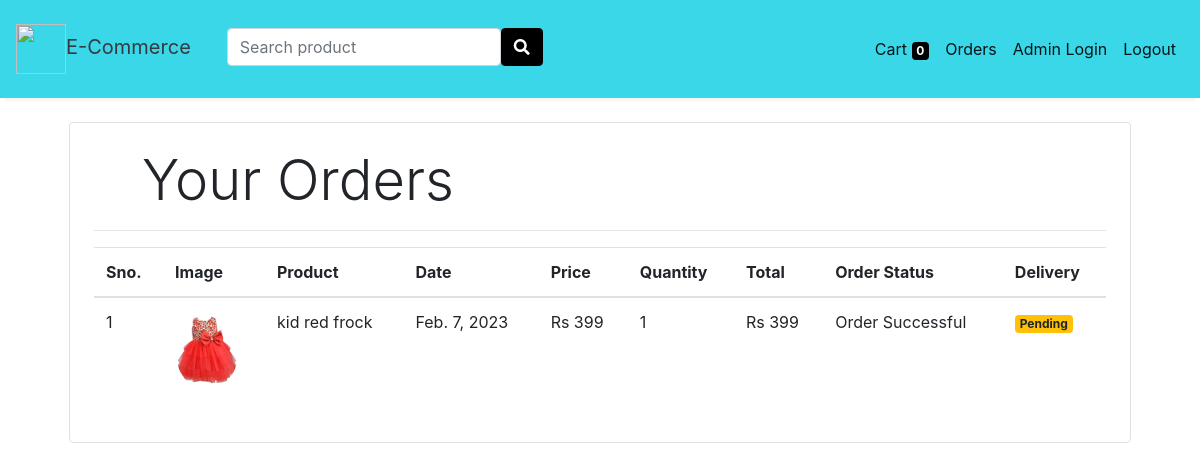
The app's page /orders/ (signed in) with its own data.
### store/models/orders.py (models this page shows, shortened)
class Order(models.Model):
    product = models.ForeignKey(Products,
                                on_delete=models.CASCADE)
    customer = models.ForeignKey(Customer,
                                 on_delete=models.CASCADE)
    quantity = models.IntegerField(default=1)
    price = models.IntegerField()
    address = models.CharField (max_length=50, default='', blank=True)
    phone = models.CharField (max_length=50, default='', blank=True)
    date = models.DateField (default=datetime.datetime.today)
    status = models.BooleanField (default=False)
    @staticmethod
    def get_orders_by_customer(customer_id):
        return Order.objects.filter(customer=customer_id).order_by('-date')

### store/models/product.py (models this page shows, shortened)
class Products(models.Model):
    name = models.CharField(max_length=60)
    price= models.IntegerField(default=0)
    category= models.ForeignKey(Category,on_delete=models.CASCADE,default=1 )
    description= models.CharField(max_length=250, default='', blank=True, null= True)
    image= models.ImageField(upload_to='uploads/products/')

### store/middlewares/auth.py (the view)
    def middleware(request):
        print(request.session.get('customer'))
        returnUrl = request.META['PATH_INFO']
        print(request.META['PATH_INFO'])
        if not request.session.get('customer'):
           return redirect(f'login?return_url={returnUrl}')
        response = get_response(request)
        return response

### store/templatetags/custom_filter.py (called while the page is built)
@register.filter(name='currency')
def currency(number):
    return "Rs "+str(number)

@register.filter(name='multiply')
def multiply(number , number1):
    return number * number1

### store/views/orders.py (called while the page is built)
    def get(self , request ):
        customer = request.session.get('customer')
        orders = Order.get_orders_by_customer(customer)
        print(orders)
        return render(request , 'orders.html'  , {'orders' : orders})

### store/templates/orders.html
{% extends 'base.html' %}
{% block content %}
{% load cart %}
{% load custom_filter %}
<div class="container">
   <div class="border rounded p-4 m-4">
        <p class="display-4 pl-4 ml-4">Your Orders</p>
        <hr>
        <table class="table">
            <thead>
                <tr>
                    <th>Sno.</th>
                    <th>Image</th>
                    <th>Product</th>
                    <th>Date</th>
                    <th>Price</th>
                    <th>Quantity</th>
                    <th>Total</th>
                    <th>Order Status</th>
                    <th>Delivery</th>
                </tr>
            </thead>
            <tbody>
                {% for order in orders %}
                <tr>
                    <td>{{forloop.counter}}</td>
                    <td><img style="height: 80px;" class="rounded-circle" src="{{order.product.image.url}}" alt=""></td>
                    <td>{{order.product.name}}</td>
                    <td>{{order.date}}</td>
                    <td>{{order.price|currency}}</td>
                    <td>{{order.quantity}}</td>
                    <td>{{order.quantity|multiply:order.price|currency}}</td>
                    <td>Order Successful</td>
                    {% if order.status %}
                    <td><small class="badge badge-success">Delivered</small></td>
                    {%else%}
                    <td><small class="badge badge-warning">Pending</small></td>
                    {% endif %}
                </tr>
                {% endfor %}
            </tbody>
        </table>
   </div>
</div>
{% endblock %}

### records on screen
Order: product.image (picture), product.name "kid red frock", date "Feb. 7, 2023", price "Rs 399", quantity "1", quantity|multiply "Rs 399", status "Pending"

### other values on screen
{{ request.session.cart.keys|length }} "0"
